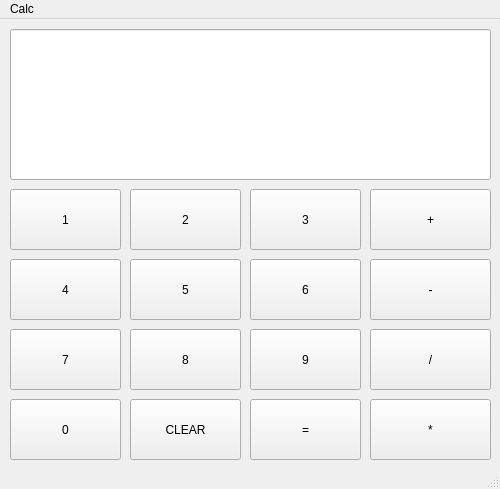
<?xml version="1.0" encoding="UTF-8"?>
<ui version="4.0">
 <class>MainWindow</class>
 <widget class="QMainWindow" name="MainWindow">
  <property name="geometry">
   <rect>
    <x>0</x>
    <y>0</y>
    <width>500</width>
    <height>489</height>
   </rect>
  </property>
  <property name="windowTitle">
   <string>MainWindow</string>
  </property>
  <widget class="QWidget" name="centralwidget">
   <widget class="QPushButton" name="button9">
    <property name="geometry">
     <rect>
      <x>250</x>
      <y>310</y>
      <width>111</width>
      <height>61</height>
     </rect>
    </property>
    <property name="text">
     <string>9</string>
    </property>
   </widget>
   <widget class="QPushButton" name="button8">
    <property name="geometry">
     <rect>
      <x>130</x>
      <y>310</y>
      <width>111</width>
      <height>61</height>
     </rect>
    </property>
    <property name="text">
     <string>8</string>
    </property>
   </widget>
   <widget class="QPushButton" name="button7">
    <property name="geometry">
     <rect>
      <x>10</x>
      <y>310</y>
      <width>111</width>
      <height>61</height>
     </rect>
    </property>
    <property name="text">
     <string>7</string>
    </property>
   </widget>
   <widget class="QPushButton" name="buttonAdd">
    <property name="geometry">
     <rect>
      <x>370</x>
      <y>170</y>
      <width>121</width>
      <height>61</height>
     </rect>
    </property>
    <property name="text">
     <string>+</string>
    </property>
   </widget>
   <widget class="QPushButton" name="buttonSub">
    <property name="geometry">
     <rect>
      <x>370</x>
      <y>240</y>
      <width>121</width>
      <height>61</height>
     </rect>
    </property>
    <property name="text">
     <string>-</string>
    </property>
   </widget>
   <widget class="QPushButton" name="buttonMul">
    <property name="geometry">
     <rect>
      <x>370</x>
      <y>380</y>
      <width>121</width>
      <height>61</height>
     </rect>
    </property>
    <property name="text">
     <string>*</string>
    </property>
   </widget>
   <widget class="QPushButton" name="buttonDiv">
    <property name="geometry">
     <rect>
      <x>370</x>
      <y>310</y>
      <width>121</width>
      <height>61</height>
     </rect>
    </property>
    <property name="text">
     <string>/</string>
    </property>
   </widget>
   <widget class="QPushButton" name="buttonEqual">
    <property name="geometry">
     <rect>
      <x>250</x>
      <y>380</y>
      <width>111</width>
      <height>61</height>
     </rect>
    </property>
    <property name="text">
     <string>=</string>
    </property>
   </widget>
   <widget class="QPushButton" name="buttonClear">
    <property name="geometry">
     <rect>
      <x>130</x>
      <y>380</y>
      <width>111</width>
      <height>61</height>
     </rect>
    </property>
    <property name="text">
     <string>CLEAR</string>
    </property>
   </widget>
   <widget class="QPushButton" name="button4">
    <property name="geometry">
     <rect>
      <x>10</x>
      <y>240</y>
      <width>111</width>
      <height>61</height>
     </rect>
    </property>
    <property name="text">
     <string>4</string>
    </property>
   </widget>
   <widget class="QPushButton" name="button3">
    <property name="geometry">
     <rect>
      <x>250</x>
      <y>170</y>
      <width>111</width>
      <height>61</height>
     </rect>
    </property>
    <property name="text">
     <string>3</string>
    </property>
   </widget>
   <widget class="QPushButton" name="button2">
    <property name="geometry">
     <rect>
      <x>130</x>
      <y>170</y>
      <width>111</width>
      <height>61</height>
     </rect>
    </property>
    <property name="text">
     <string>2</string>
    </property>
   </widget>
   <widget class="QPushButton" name="button1">
    <property name="geometry">
     <rect>
      <x>10</x>
      <y>170</y>
      <width>111</width>
      <height>61</height>
     </rect>
    </property>
    <property name="text">
     <string>1</string>
    </property>
   </widget>
   <widget class="QPushButton" name="button6">
    <property name="geometry">
     <rect>
      <x>250</x>
      <y>240</y>
      <width>111</width>
      <height>61</height>
     </rect>
    </property>
    <property name="text">
     <string>6</string>
    </property>
   </widget>
   <widget class="QPushButton" name="button5">
    <property name="geometry">
     <rect>
      <x>130</x>
      <y>240</y>
      <width>111</width>
      <height>61</height>
     </rect>
    </property>
    <property name="text">
     <string>5</string>
    </property>
   </widget>
   <widget class="QPushButton" name="button0">
    <property name="geometry">
     <rect>
      <x>10</x>
      <y>380</y>
      <width>111</width>
      <height>61</height>
     </rect>
    </property>
    <property name="text">
     <string>0</string>
    </property>
   </widget>
   <widget class="QLineEdit" name="display">
    <property name="geometry">
     <rect>
      <x>10</x>
      <y>10</y>
      <width>481</width>
      <height>151</height>
     </rect>
    </property>
    <property name="alignment">
     <set>Qt::AlignmentFlag::AlignRight|Qt::AlignmentFlag::AlignTrailing|Qt::AlignmentFlag::AlignVCenter</set>
    </property>
   </widget>
  </widget>
  <widget class="QMenuBar" name="menubar">
   <property name="geometry">
    <rect>
     <x>0</x>
     <y>0</y>
     <width>500</width>
     <height>21</height>
    </rect>
   </property>
   <widget class="QMenu" name="menuCalc">
    <property name="title">
     <string>Calc</string>
    </property>
   </widget>
   <addaction name="menuCalc"/>
  </widget>
  <widget class="QStatusBar" name="statusbar"/>
 </widget>
 <resources/>
 <connections/>
</ui>
